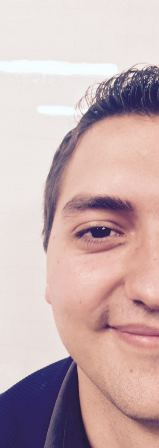
%> input picture image.jpg, 159 x 448 px
$ octave regresion.m   (GNU Octave 9; MATLAB toolbox functions it lacks are replaced by stand-ins)
%> lines starting %> are read from the running program, lines starting %| are printed output that depends on the picture
clear all, close all, clc;

function matrix = gauss(a)
  [m,n]=size(a);
  for j=1:m-1
      for z=2:m
          if a(j,j)==0
              t=a(1,:);
              a(1,:)=a(z,:);
              a(z,:)=t;
          end
      end
      for i=j+1:m
          a(i,:)=a(i,:)-a(j,:)*(a(i,j)/a(j,j));
      end
  end

  for j=m:-1:2
      for i=j-1:-1:1
          a(i,:)=a(i,:)-a(j,:)*(a(i,j)/a(j,j));
      end
  end

  for s=1:m
      a(s,:)=a(s,:)/a(s,s);
      x(s)=a(s,n);
  end
  matrix = a;
end

function matrix = flip(m)
  n = 2;

  x =  0:10:80;
  y = [18,24,35,44,59,72,91,109];
  y = y';
  a = ones(1, length(x));

  matrixT = [a; x];

  for i=2:n
    matrixT = [matrixT; x.^i];
  end

  FtF = mtimes(matrixT,matrixT');
  FtY = mtimes(matrixT,y);

  matrix = [FtF, FtY];

  matrix = gauss(matrix);

  matrix(:,length(matrix))
end


image = imread('image.jpg');
%> image is the input picture: size 448x159x3 uint8; mean R, G, B 201, 176.7, 177.4

% Separamos la imagen en las tres matrices RGB
image_red_matrix = image(:,:,1);
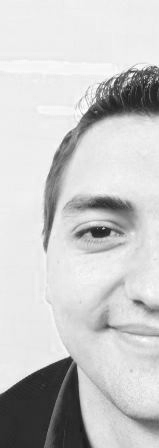
%> image_red_matrix: size 448x159 uint8; min 18, max 255, mean 201
image_green_matrix = image(:,:,2);
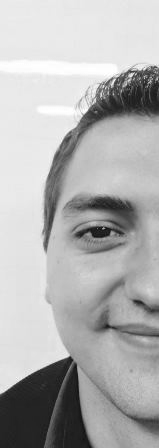
%> image_green_matrix: size 448x159 uint8; min 15, max 255, mean 176.7
image_blue_matrix = image(:,:,3);
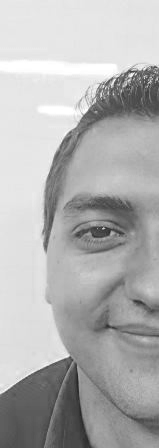
%> image_blue_matrix: size 448x159 uint8; min 37, max 255, mean 177.4

image_red_matrix_flip = flip(image_red_matrix);
%> (the run ends here)
